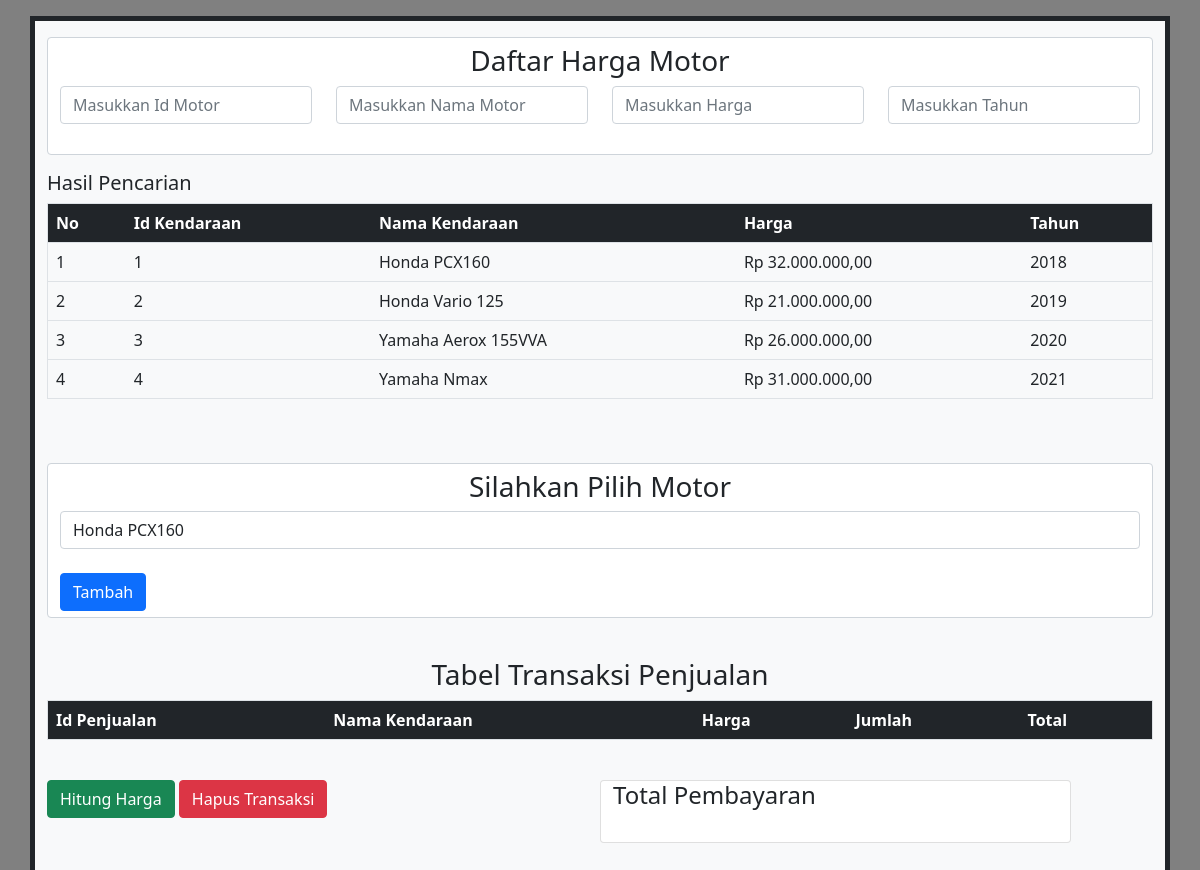
The page / on the database its author committed.
### tables this page shows
CREATE TABLE `data_motor` (
  `Id` int(11) NOT NULL,
  `nama` varchar(60) NOT NULL,
  `harga` varchar(20) NOT NULL,
  `tahun` varchar(10) NOT NULL
);

### index.php (the view, shortened to what this page needs)
<html lang="en">
<head>
    <link href="https://cdn.jsdelivr.net/npm/bootstrap@5.0.2/dist/css/bootstrap.min.css" rel="stylesheet">
</head>
<body style="background-color: grey;">
    <div class="container mb-5 mt-3 bg-light border border-dark pb-3 pt-3 pl-3 pr-3 border-5">
        <form action="" method="post" class="form-control">
            <center>
                <h3>Daftar Harga Motor</h3>
            </center>
            <div class="row">
                <div class="col-md-3">
                    <input type="num" class="form-control" name="id_motor" autofocus placeholder="Masukkan Id Motor" autocomplete="off" id="id_motor">
                </div>
                <div class="col-md-3">
                    <input type="text" class="form-control" name="nama" autofocus placeholder="Masukkan Nama Motor" autocomplete="off" id="nama">
                </div>
                <div class="col-md-3">
                    <input type="num" class="form-control" name="harga" autofocus placeholder="Masukkan Harga" autocomplete="off" id="harga">
                </div>
                <div class="col-md-3">
                    <input type="num" class="form-control" name="tahun" autofocus placeholder="Masukkan Tahun" autocomplete="off" id="tahun">
                </div>
            </div>
            <br>
        </form>
        <h5>
            Hasil Pencarian
        </h5>
        <div id='container'>
            <table border="1" class="table">
                <tr class="bg-dark text-white">
                    <th>No</th>
                    <th>Id Kendaraan</th>
                    <th>Nama Kendaraan</th>
                    <th>Harga</th>
                    <th>Tahun</th>
                </tr>
                <?php
                require 'function.php';
                $no = 1;
                $data = mysqli_query($conn, "select * from data_motor");
                while ($hasil = mysqli_fetch_array($data)) {
                ?>
                    <tr>
                        <td><?= $no++; ?></td>
                        <td><?= $hasil['Id']; ?></td>
                        <td><?= $hasil['nama']; ?></td>
                        <td><?= "Rp " . number_format($hasil['harga'], 2, ',', '.'); ?></td>
                        <td><?= $hasil['tahun']; ?></td>
                    </tr>
                <?php
                }
                ?>
            </table>
        </div>
        <br><br>
        <form action="" method="post" class="form-control">
            <center>
                <h3>Silahkan Pilih Motor</h3>
            </center>
            <select name="select" class="form-control" id="select">
                <?php
                $caridata = mysqli_query($conn, "select * from data_motor");
                while ($hasil = mysqli_fetch_array($caridata)) {
                ?>
                    <option value="<?= $hasil['nama']; ?>"><?= $hasil['nama']; ?></option>
                <?php
                }
                ?>
            </select><br>
            <button id="button" class="btn btn-primary" value="submit" onclick="sendData()">Tambah</button>
        </form><br>
        <div id="datane">
            <table border="1" class="table">
                <div>
                    <center>
                        <h3>Tabel Transaksi Penjualan</h3>
                    </center>
                    <tr class="bg-dark text-white">
                        <th>Id Penjualan</th>
                        <th>Nama Kendaraan</th>
                        <th>Harga</th>
                        <th>Jumlah</th>
                        <th>Total</th>
                    </tr>
                </div>
            </table>
        </div>
        <br>
        <div class="row">
            <div class="col-md-6">
                <button id="cal" class="btn btn-success text-white">Hitung Harga</button>
                <button id="del" class="btn btn-danger text-white">Hapus Transaksi</button>
            </div>
            <div class="card col-md-5">
                <h4>Total Pembayaran</h4><br>
            </div>
        </div>
        <br><br>
    </div>
</body>
</html>

### rows shown on the page
data_motor: Id "1", nama "Honda PCX160", harga "32.000.000,00", tahun "2018"
data_motor: Id "2", nama "Honda Vario 125", harga "21.000.000,00", tahun "2019"
data_motor: Id "3", nama "Yamaha Aerox 155VVA", harga "26.000.000,00", tahun "2020"
data_motor: Id "4", nama "Yamaha Nmax", harga "31.000.000,00", tahun "2021"

### other values the page prints
form field select "Honda PCX160"
